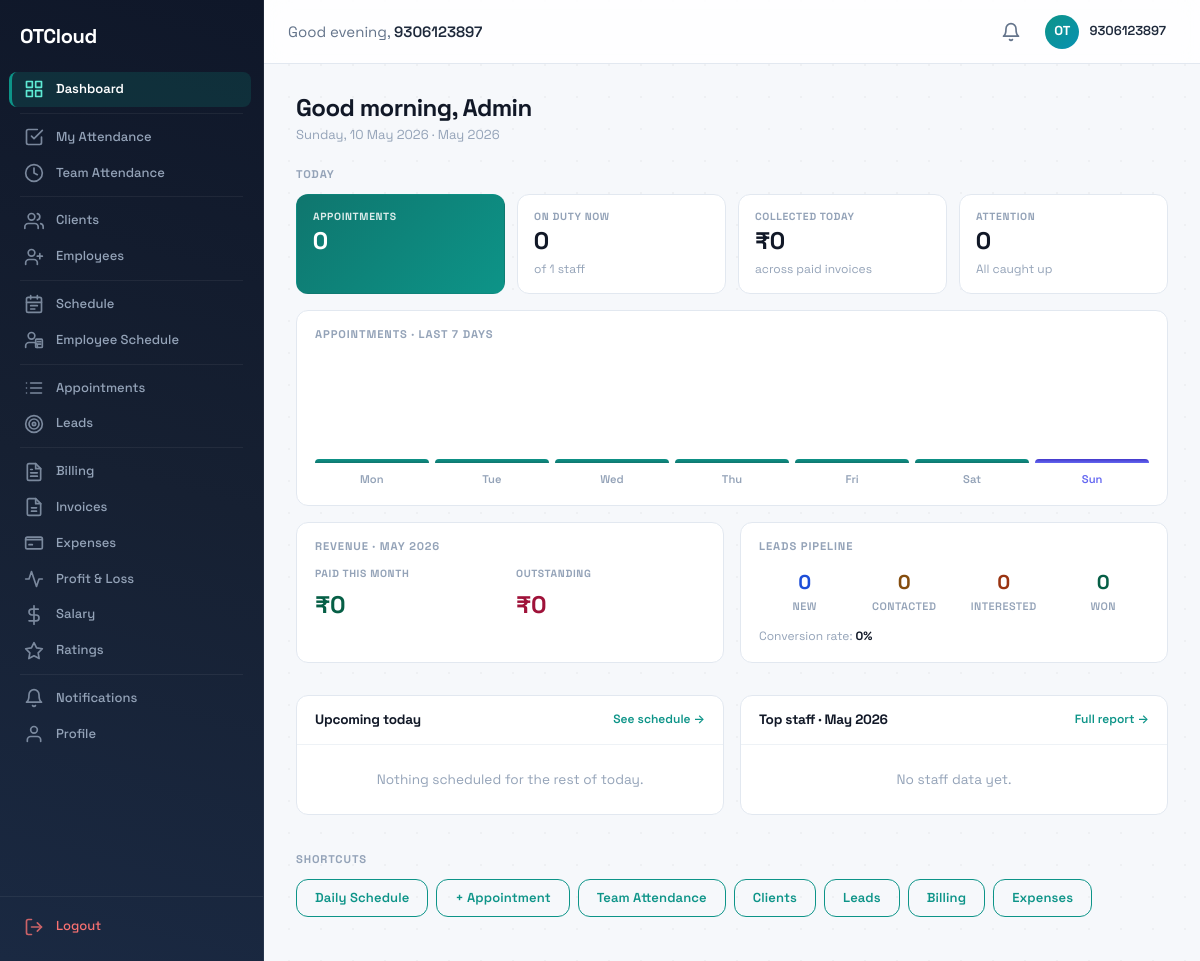
The page / (signed in) on the database as committed earlier.
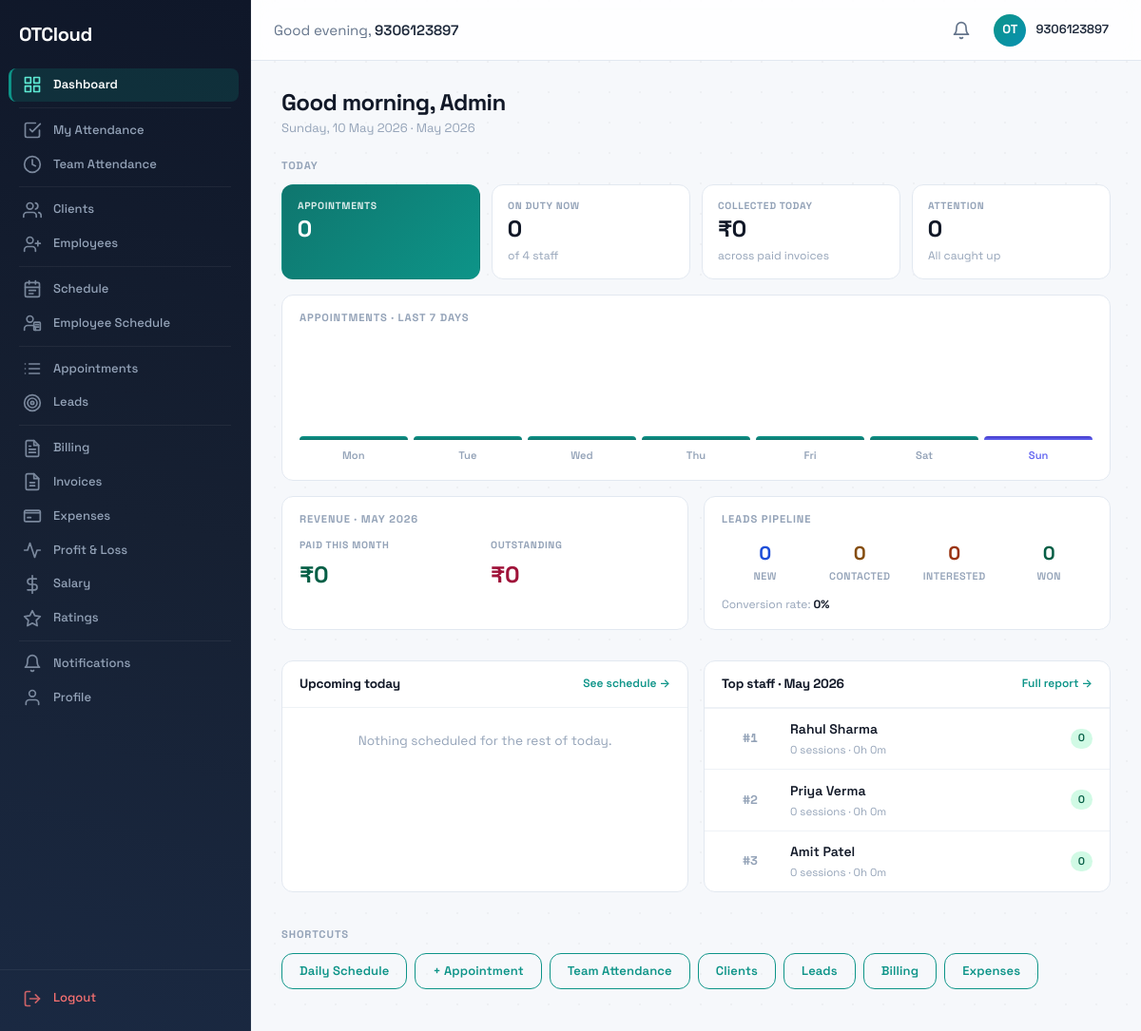
The same page on the database as committed later.
### accounts/models.py (models this page shows, shortened)
class User(AbstractBaseUser, PermissionsMixin):
    class Role(models.TextChoices):
        ADMIN = 'admin', 'Admin'
        STAFF = 'staff', 'Staff'
        CLIENT = 'client', 'Client'
    mobile_number = models.CharField(max_length=15, unique=True)
    first_name = models.CharField(max_length=50, blank=True)
    last_name = models.CharField(max_length=50, blank=True)
    email = models.EmailField(blank=True)
    role = models.CharField(max_length=10, choices=Role.choices, default=Role.STAFF)
    is_verified = models.BooleanField(default=False)
    is_active = models.BooleanField(default=True)
    is_staff = models.BooleanField(default=False)
    date_joined = models.DateTimeField(auto_now_add=True)
    profile_image = models.ImageField(upload_to='profiles/', blank=True, null=True)
    objects = UserManager()
    USERNAME_FIELD = 'mobile_number'
    REQUIRED_FIELDS = []
    class Meta:
        ordering = ['-date_joined']
    def get_full_name(self):
        return f"{self.first_name} {self.last_name}".strip()

### analytics/views.py (the view)
# urls.py: path('', views.dashboard_view, name='dashboard'),
@login_required
def dashboard_view(request):
    user = request.user
    today = timezone.localdate()
    month_start = today.replace(day=1)
    if user.is_superuser or user.role == User.Role.ADMIN:
        ctx = _admin_context(today, month_start)
        template = 'analytics/dashboard_admin.html'
    elif user.role == User.Role.STAFF:
        ctx = _staff_context(user, today, month_start)
        template = 'analytics/dashboard_staff.html'
    else:
        ctx = _client_context(user, today, month_start)
        template = 'analytics/dashboard_client.html'
    ctx['today'] = today
    return render(request, template, ctx)

### analytics/views.py (called while the page is built)
def _fmt_duration(td):
    if not td:
        return '0h 0m'
    s = int(td.total_seconds())
    h, m = s // 3600, (s % 3600) // 60
    return f'{h}h {m}m'

def _day_labels(today, n=7):
    return [today - timedelta(days=i) for i in range(n - 1, -1, -1)]

### core/models.py (called while the page is built)
    def get_queryset(self):
        return super().get_queryset().filter(is_deleted=False)

### notifications/context_processors.py (called while the page is built)
def unread_notifications_count(request):
    if request.user.is_authenticated:
        return {
            'unread_notifications_count': NotificationService.get_unread_count(request.user),
        }
    return {'unread_notifications_count': 0}

### notifications/services.py (called while the page is built)
    @staticmethod
    def get_unread_count(user):
        return (
            Notification.active_objects
            .filter(user=user, is_read=False)
            .count()
        )

### analytics/templates/analytics/dashboard_admin.html (shortened to what the changed rows need)
{% extends "base.html" %}
{% load humanize %}
{% block content %}
<div class="dash-greeting">
  <h1>Good {% now "a" as ampm %}{% if ampm == 'a.m.' %}morning{% else %}afternoon{% endif %}, {{ request.user.first_name|default:"Admin" }}</h1>
</div>
<div class="stat-row four">
  <div class="stat-tile">
    <div class="eyebrow">On Duty Now</div>
    <div class="big">{{ checked_in_now }}</div>
    <div class="delta">of {{ total_staff }} staff{% if on_leave_today %} · {{ on_leave_today }} on leave{% endif %}</div>
  </div>
</div>
<div class="bars-card">
  <div class="bars">
    {% for d in trend_days %}
    <div class="bar {% if d.is_today %}today{% endif %}" title="{{ d.date|date:'l, d M' }} — {{ d.count }} appointments">
      <div class="bar-fill" style="height: {% if d.pct < 5 %}5{% else %}{{ d.pct }}{% endif %}%;"></div>
    </div>
    {% endfor %}
  </div>
  <div class="bar-labels">
    {% for d in trend_days %}
    <div class="bar-label {% if d.is_today %}today{% endif %}">{{ d.label }}</div>
    {% endfor %}
  </div>
</div>
<div class="split-2">
  <div class="list-card">
    <div class="list-head">
      <h3>Top staff · {{ month_label }}</h3>
      <a class="link" href="{% url 'attendance:team_month' %}">Full report →</a>
    </div>
    {% for s in top_staff %}
    <div class="list-item">
      <span class="list-time" style="color: var(--text-muted, #94a3b8); font-weight: 800; text-align: center;">#{{ forloop.counter }}</span>
      <div class="list-main">
        <div class="list-name">{{ s.get_full_name|default:s.mobile_number }}</div>
        <div class="list-sub">{{ s.month_completed }} session{{ s.month_completed|pluralize }} · {{ s.month_hours }}</div>
      </div>
      <span class="pill present">{{ s.month_completed }}</span>
    </div>
    {% empty %}
    <div class="list-empty">No staff data yet.</div>
    {% endfor %}
  </div>
</div>
{% endblock %}

Rows that differ between the two databases and show on the page:
added User: get_full_name "Rahul Sharma", month_completed "0", month_hours "0h 0m"
added User: get_full_name "Priya Verma", month_completed "0", month_hours "0h 0m"
added User: get_full_name "Amit Patel", month_completed "0", month_hours "0h 0m"
Other text that changed with them:
{{ total_staff }}: "1" → "4"
text no longer shown: "No staff data yet."
